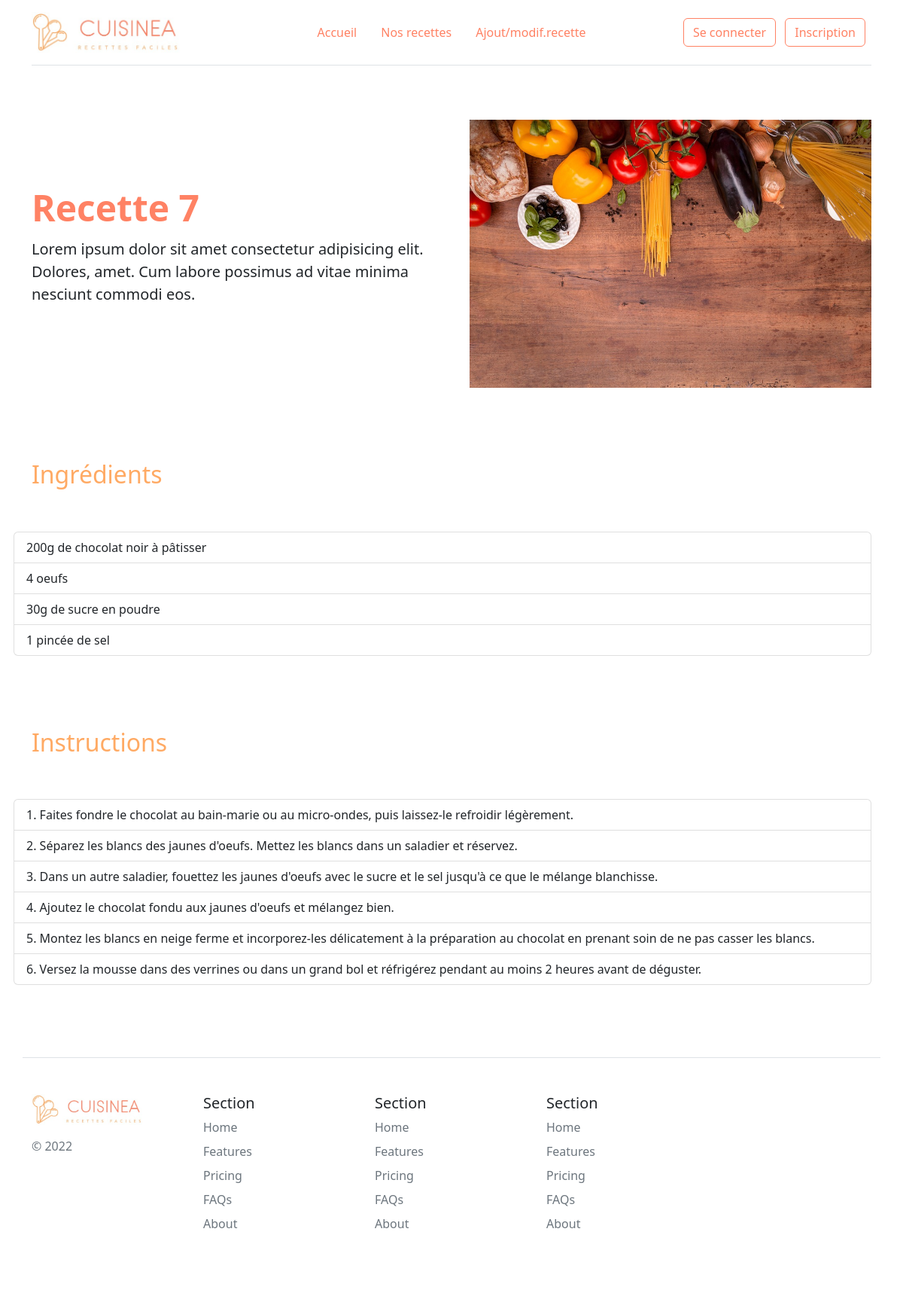
Screenshot of /recette.php?id=7 with the database file from the repository.
### tables this page shows
CREATE TABLE `recipes` (
  `id` int NOT NULL,
  `category_id` int NOT NULL,
  `title` varchar(255) NOT NULL,
  `description` text NOT NULL,
  `ingredients` text NOT NULL,
  `instructions` text NOT NULL,
  `image` varchar(255) DEFAULT NULL
);

### lib/recipe.php (called while the page is built, shortened)
<?php
function getRecipeById(PDO $pdo, int $id)
{
    $query = $pdo->prepare("SELECT * FROM recipes WHERE id = :id");
    $query->bindParam(':id', $id, PDO::PARAM_INT);
    $query->execute();
    return $recipe = $query->fetch();
}
function getRecipeImage(string|null $image)
{
    if ($image === null) {
        return _ASSETS_IMG_PATH_ . 'recipe_default.jpg';
    } else {
        return _RECIPES_IMG_PATH_ . $image;
    }
}

### lib/tools.php (called while the page is built, shortened)
<?php
function linesToArray(string $string)
{
    return explode(PHP_EOL, $string);
}

### recette.php (the view)
<?php
require_once('templates/header.php');
require_once('lib/recipe.php');
require_once('lib/tools.php');
$id = (int)$_GET['id'];
$recipe = getRecipeById($pdo, $id);
if ($recipe) {
  $ingredients = linesToArray($recipe['ingredients']);
  $instructions = linesToArray($recipe['instructions']);
?>
  <div class="row flex-lg-row-reverse align-items-center g-5 py-5">
    <div class="col-10 col-sm-8 col-lg-6">
      <img src="<?= getRecipeImage($recipe['image']); ?>" class="d-block mx-lg-auto img-fluid" alt="<?= $recipe['title']; ?>" loading="lazy" width="700" height="500">
    </div>
    <div class="col-lg-6">
      <h1 class="display-5 fw-bold lh-1 mb-3"><?= $recipe['title']; ?></h1>
      <p class="lead"><?= $recipe['description']; ?></p>
    </div>
  </div>
  <div class="row flex-lg-row-reverse align-items-center g-5 py-5">
    <h2>Ingrédients</h2>
    <ul class="list-group">
      <?php foreach ($ingredients as $key => $ingredient) { ?>
        <li class="list-group-item"><?= $ingredient; ?></li>
      <?php } ?>
    </ul>
  </div>
  <div class="row flex-lg-row-reverse align-items-center g-5 py-5">
    <h2>Instructions</h2>
    <ol class="list-group list-group-numbered">
      <?php foreach ($instructions as $key => $instruction) { ?>
        <li class="list-group-item"><?= $instruction; ?></li>
      <?php } ?>
    </ol>
  </div>
<?php } else { ?>
  <div class="row text-center">
    <h1>Recette introuvable...</h1>
  </div>
<?php } ?>
<?php require_once('templates/footer.php'); ?>

### rows the page displays
recipes: title "Recette 7", description "Lorem ipsum dolor sit amet consectetur adipisicing elit. Dolores, amet. Cum labore possimus ad vitae minima nesciunt commodi eos.", ingredients "200g de chocolat noir à pâtisser", ingredients "4 oeufs", ingredients "30g de sucre en poudre", ingredients "1 pincée de sel", instructions "Faites fondre le chocolat au bain-marie ou au micro-ondes, puis laissez-le refroidir légèrement.", instructions "Séparez les blancs des jaunes d'oeufs. Mettez les blancs dans un saladier et réservez.", instructions "Dans un autre saladier, fouettez les jaunes d'oeufs avec le sucre et le sel jusqu'à ce que le mélange blanchisse.", instructions "Ajoutez le chocolat fondu aux jaunes d'oeufs et mélangez bien.", instructions "Montez les blancs en neige ferme et incorporez-les délicatement à la préparation au chocolat en prenant soin de ne pas casser les blancs.", instructions "Versez la mousse dans des verrines ou dans un grand bol et réfrigérez pendant au moins 2 heures avant de déguster."

### other values shown
$value "Accueil"
$value "Nos recettes"
$value "Ajout/modif.recette"
